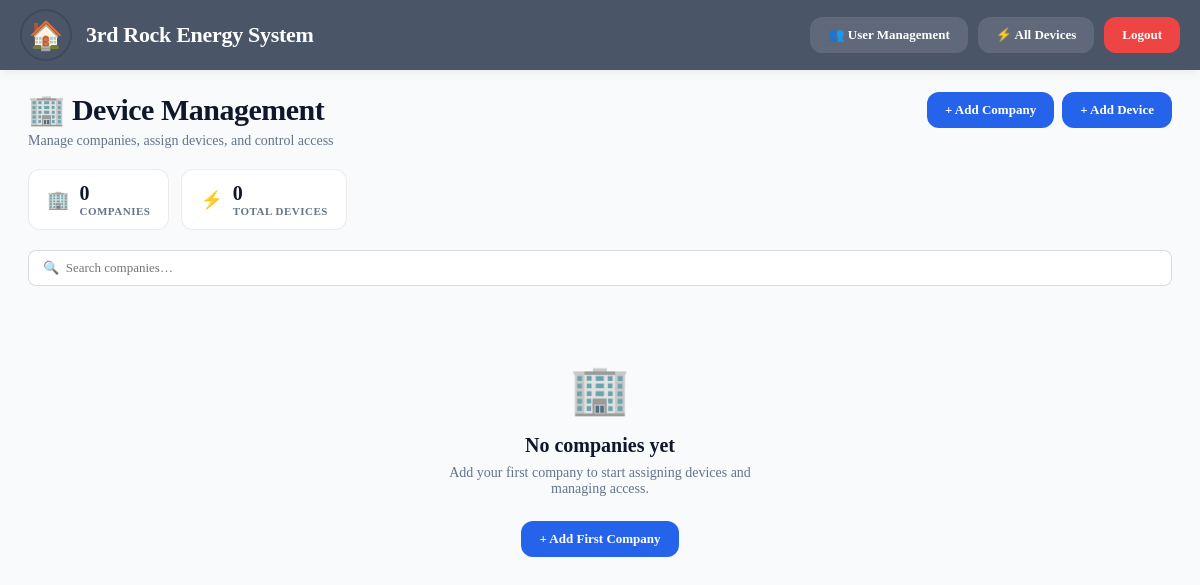
/device-management/ (signed in), run on an earlier commit of the app's database.
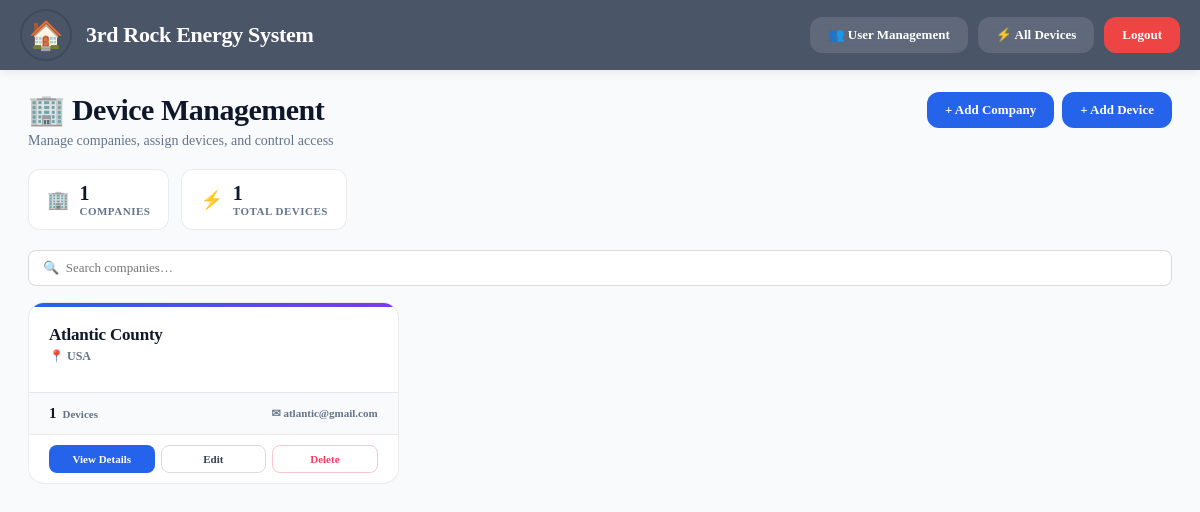
And on a later commit of the database.
### app1/models.py (models this page shows, shortened)
class Company(models.Model):
    name = models.CharField(max_length=200)
    location = models.CharField(max_length=300, blank=True)
    description = models.TextField(blank=True)
    contact_email = models.EmailField(blank=True)
    contact_phone = models.CharField(max_length=50, blank=True)
    created_at = models.DateTimeField(auto_now_add=True)
    updated_at = models.DateTimeField(auto_now=True)
    created_by = models.ForeignKey(
        'User',
        on_delete=models.SET_NULL,
        null=True,
        blank=True,
        related_name='created_companies',
    )
    class Meta:
        verbose_name = 'Company'
        verbose_name_plural = 'Companies'
        ordering = ['name']

### app1/views.py (the view)
# urls.py: path('device-management/', views.company_list, name='company_list'),
@admin_required
def company_list(request):
    companies = Company.objects.prefetch_related('devices').all()
    return render(request, 'app1/company_list.html', {'companies': companies})

### app1/models.py (called while the page is built)
    def is_admin_or_superadmin(self):
        return self.role in ('admin', 'superadmin')

### app1/views.py (called while the page is built)
def admin_required(view_func):
    @wraps(view_func)
    @login_required(login_url='login')
    def wrapper(request, *args, **kwargs):
        if not request.user.is_admin_or_superadmin():
            return HttpResponseForbidden(
                "<h2>403 – Forbidden</h2><p>Admin access required.</p>"
            )
        return view_func(request, *args, **kwargs)
    return wrapper

### app1/templates/app1/company_list.html (shortened to what this page needs)
<!DOCTYPE html>
<html lang="en">
<head>
</head>
<body>
<header class="topbar">
  <div class="topbar-left">
    <a href="{% url 'home' %}" class="home-btn" title="Home">🏠</a>
    <div class="topbar-brand">3rd Rock Energy System</div>
  </div>
  <div class="topbar-actions">
   {% if user.is_admin_or_superadmin %}
    <a href="{% url 'user_list' %}" class="nav-btn">👥 User Management </a>
    <a href="{% url 'device_list' %}" class="nav-btn">⚡ All Devices</a>
    {% endif %}
    <a href="{% url 'logout' %}" class="nav-btn danger">Logout</a>
  </div>
</header>
<div class="page-header">
  <div>
    <div class="page-title">🏢 Device Management</div>
    <div class="page-sub">Manage companies, assign devices, and control access</div>
  </div>
  <div class="header-actions">
    <a href="{% url 'add_company' %}" class="nav-btn accent">+ Add Company</a>
    <a href="{% url 'add_device' %}" class="nav-btn accent">+ Add Device</a>
  </div>
</div>
<div class="stats-row">
  <div class="stat-pill">
    <span class="stat-icon">🏢</span>
    <div>
      <div class="stat-val">{{ companies.count }}</div>
      <div class="stat-lbl">Companies</div>
    </div>
  </div>
  <div class="stat-pill">
    <span class="stat-icon">⚡</span>
    <div>
      <div class="stat-val">{{ companies|length }}</div>
      <div class="stat-lbl">Total Devices</div>
    </div>
  </div>
</div>
<div class="content">
  <div class="search-row">
    <input type="text" class="search-input" id="search-input" placeholder="🔍  Search companies…" oninput="filterCards()">
  </div>
  {% if companies %}
    <div class="company-grid" id="company-grid">
      {% for company in companies %}
      <div class="company-card-wrapper" data-name="{{ company.name|lower }}">
        <div class="company-card">
          <div class="cc-accent-bar"></div>
          <div class="cc-body">
            <div class="cc-name">{{ company.name }}</div>
            {% if company.location %}
              <div class="cc-location">📍 {{ company.location }}</div>
            {% else %}
              <div class="cc-location" style="opacity:0.4;">No location set</div>
            {% endif %}
          </div>
          <div class="cc-stats">
            <div class="cc-stat">
              <div class="cc-stat-val">{{ company.devices.count }}</div>
              <div class="cc-stat-lbl">Devices</div>
            </div>
            {% if company.contact_email %}
            <div class="cc-stat" style="margin-left:auto;">
              <div style="font-size:11px;color:var(--text3);font-weight:600;">✉ {{ company.contact_email }}</div>
            </div>
            {% endif %}
          </div>
          <div class="cc-actions">
            <a href="{% url 'company_detail' company.pk %}" class="cc-btn primary">View Details</a>
            <a href="{% url 'edit_company' company.pk %}" class="cc-btn">Edit</a>
            <a href="{% url 'delete_company' company.pk %}" class="cc-btn red">Delete</a>
          </div>
        </div>
      </div>
      {% endfor %}
    </div>
  {% else %}
    <div class="empty-state">
      <div class="empty-icon">🏢</div>
      <div class="empty-title">No companies yet</div>
      <div class="empty-sub">Add your first company to start assigning devices and managing access.</div>
      <a href="{% url 'add_company' %}" class="nav-btn accent">+ Add First Company</a>
    </div>
  {% endif %}
</div>
</body>
</html>

What changed in the data, as far as the page shows it:
added Company: name "Atlantic County", location "USA", devices.count "1", contact_email "atlantic@gmail.com"
Also different on the page:
{{ companies.count }}: "0" → "1"
{{ companies|length }}: "0" → "1"
text no longer shown: "🏢 No companies yet Add your first company to start assigning devices and managing access. + Add First Company"
